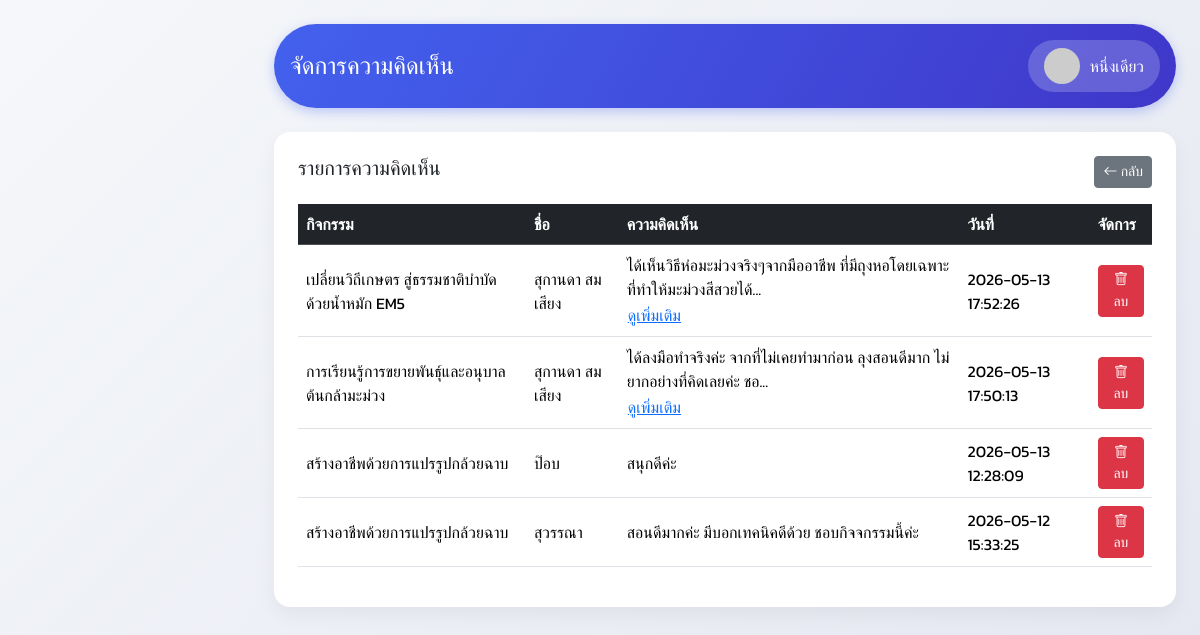
The page /admin/manage_comments.php (signed in) on the database its author committed.
### tables this page shows
CREATE TABLE `course_comments` (
  `comment_id` int(11) NOT NULL,
  `courses_id` int(11) NOT NULL,
  `member_id` int(11) DEFAULT NULL,
  `comment_text` text NOT NULL,
  `created_at` datetime DEFAULT current_timestamp(),
  `name` varchar(30) DEFAULT NULL,
  `guest_identifier` varchar(100) NOT NULL
);

CREATE TABLE `courses` (
  `courses_id` int(11) NOT NULL,
  `course_name` varchar(255) NOT NULL,
  `course_description` text NOT NULL,
  `image1` varchar(255) DEFAULT NULL,
  `image2` varchar(255) DEFAULT NULL,
  `image3` varchar(255) DEFAULT NULL,
  `created_at` timestamp NULL DEFAULT current_timestamp(),
  `updated_at` timestamp NULL DEFAULT current_timestamp() ON UPDATE current_timestamp()
);

### admin/sidebar.php (called while the page is built, shortened)
<?php
require_once __DIR__ . '/../db/db.php';
if (adminTableExists($conn, 'orders')) {
    $sql_pending = "
        SELECT COUNT(*) AS total_pending
        FROM orders
        WHERE order_status = 'pending'
    ";
    $stmt_pending = $conn->prepare($sql_pending);
    if ($stmt_pending) {
        $stmt_pending->execute();
        $result_pending = $stmt_pending->get_result();
        $pending = $result_pending->fetch_assoc();
        $total_pending = (int)($pending['total_pending'] ?? 0);
        $stmt_pending->close();
    }
}
function adminTableExists(mysqli $conn, string $table): bool
{
    $safeTable = $conn->real_escape_string($table);
    $result = $conn->query("
        SHOW TABLES LIKE '{$safeTable}'
    ");
    $exists = (
        $result instanceof mysqli_result &&
        $result->num_rows > 0
    );
    return $exists;
}
?>

### admin/manage_comments.php (the view, shortened to what this page needs)
<?php
require_once __DIR__ . '/../db/db.php';
$admin_name = $_SESSION['admin_name'] ?? '';
$stmt = $conn->prepare("
    SELECT
        cc.comment_id,
        cc.name,
        cc.comment_text,
        cc.created_at,
        c.course_name
    FROM course_comments cc
    JOIN courses c ON cc.courses_id = c.courses_id
    ORDER BY cc.created_at DESC
");
$stmt->execute();
$result = $stmt->get_result();
?>
<!DOCTYPE html>
<html lang="th">
<head>
    <link href="https://cdn.jsdelivr.net/npm/bootstrap@5.3.3/dist/css/bootstrap.min.css" rel="stylesheet">
    <link href="https://cdn.jsdelivr.net/npm/bootstrap-icons@1.11.1/font/bootstrap-icons.css" rel="stylesheet">
</head>
<body>
    <?php include 'sidebar.php'; ?>
    <div class="p-4" style="margin-left:250px;">
        <header class="dashboard-header mb-4">
            <div class="d-flex justify-content-between align-items-center">
                <h4 class="mb-0">จัดการความคิดเห็น</h4>
                <div class="admin-profile">
                    <img src="https://ui-avatars.com/api/?name=<?= urlencode($admin_name) ?>&background=random&color=fff">
                    <span><?= htmlspecialchars($admin_name) ?></span>
                </div>
            </div>
        </header>
        <div class="card-box">
            <div class="d-flex justify-content-between mb-3">
                <h5>รายการความคิดเห็น</h5>
                <a href="edit_courses.php" class="btn btn-secondary btn-sm">
                    <i class="bi bi-arrow-left"></i> กลับ
                </a>
            </div>
            <div class="table-responsive">
                <table class="table table-hover align-middle">
                    <thead class="table-dark">
                        <tr>
                            <th>กิจกรรม</th>
                            <th>ชื่อ</th>
                            <th>ความคิดเห็น</th>
                            <th>วันที่</th>
                            <th>จัดการ</th>
                        </tr>
                    </thead>
                    <tbody>
                        <?php while ($row = $result->fetch_assoc()): ?>
                            <tr>
                                <td><?= htmlspecialchars($row['course_name']) ?></td>
                                <td><?= htmlspecialchars($row['name']) ?></td>
                                <td>
                                    <?php
                                    $full = htmlspecialchars($row['comment_text']);
                                    $short = mb_strimwidth($full, 0, 80, '...');
                                    ?>
                                    <span><?= nl2br($short) ?></span>
                                    <?php if (mb_strlen($full) > 80): ?>
                                        <br>
                                        <button class="btn btn-link p-0"
                                            data-bs-toggle="modal"
                                            data-bs-target="#viewCommentModal"
                                            onclick="showComment(`<?= addslashes($full) ?>`)">
                                            ดูเพิ่มเติม
                                        </button>
                                    <?php endif; ?>
                                </td>
                                <td><?= $row['created_at'] ?></td>
                                <td>
                                    <a href="?delete=<?= $row['comment_id'] ?>"
                                        onclick="return confirm('ลบความคิดเห็นนี้หรือไม่?')"
                                        class="btn btn-sm btn-danger">
                                        <i class="bi bi-trash"></i> ลบ
                                    </a>
                                </td>
                            </tr>
                        <?php endwhile; ?>
                    </tbody>
                </table>
            </div>
        </div>
    </div>
</body>
</html>

### admin/manage_comments.php (style rules this page uses)
* { font-family: 'Kanit', sans-serif; }
body { background: linear-gradient(135deg, #f5f7fa 0%, #e4e7f1 100%); min-height: 100vh; }
.dashboard-header { background: linear-gradient(120deg, #4361ee, #3f37c9); color: white; padding: 1rem; border-radius: 50px; box-shadow: 0 4px 12px rgba(67, 97, 238, .3); }
.admin-profile { display: flex; align-items: center; background: rgba(255, 255, 255, .2); padding: .5rem 1rem; border-radius: 50px; }
.admin-profile img { width: 36px; height: 36px; border-radius: 50%; margin-right: 10px; }
.card-box { background: white; border-radius: 16px; box-shadow: 0 8px 20px rgba(0, 0, 0, .05); padding: 1.5rem; }

### rows shown on the page
course_comments: courses.course_name "เปลี่ยนวิถีเกษตร สู่ธรรมชาติบำบัดด้วยน้ำหมัก EM5", name "สุกานดา สมเสียง", comment_text "ได้เห็นวิธีห่อมะม่วงจริงๆจากมืออาชีพ ที่มีถุงหอโดยเฉพาะที่ทำให้มะม่วงสีสวยได้...", created_at "2026-05-13 17:52:26"
course_comments: courses.course_name "การเรียนรู้การขยายพันธุ์และอนุบาลต้นกล้ามะม่วง", name "สุกานดา สมเสียง", comment_text "ได้ลงมือทำจริงค่ะ จากที่ไม่เคยทำมาก่อน ลุงสอนดีมาก ไม่ยากอย่างที่คิดเลยค่ะ ชอ...", created_at "2026-05-13 17:50:13"
course_comments: courses.course_name "สร้างอาชีพด้วยการแปรรูปกล้วยฉาบ", name "ป๊อบ", comment_text "สนุกดีค่ะ", created_at "2026-05-13 12:28:09"
course_comments: courses.course_name "สร้างอาชีพด้วยการแปรรูปกล้วยฉาบ", name "สุวรรณา", comment_text "สอนดีมากค่ะ มีบอกเทคนิคดีด้วย ชอบกิจจกรรมนี้ค่ะ", created_at "2026-05-12 15:33:25"

### other values the page prints
$admin_name "หนึ่งเดียว"
